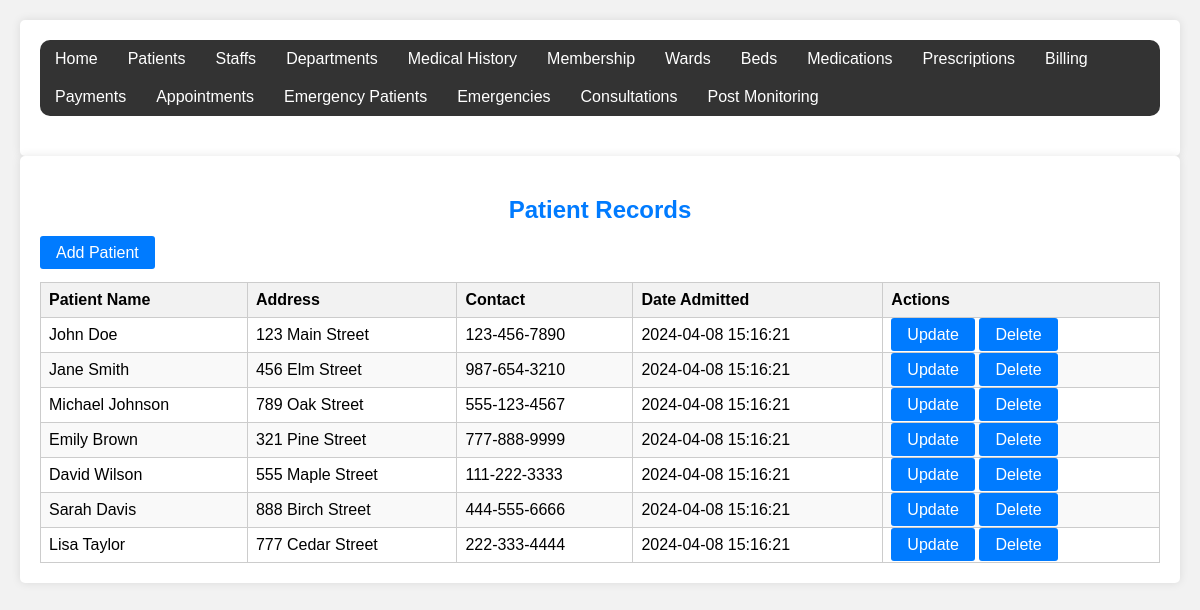
/patients/table.php, run on the app's committed database.
### tables this page shows
CREATE TABLE Patients (
     patient_id INT AUTO_INCREMENT PRIMARY KEY,
    patient_name VARCHAR(100) NOT NULL,
    address VARCHAR(200),
    contact VARCHAR(20),
    datetime_added DATETIME DEFAULT CURRENT_TIMESTAMP,
    UNIQUE KEY (patient_id, contact) 
);

### patients/table.php (the view, shortened to what this page needs)
<!DOCTYPE html>
<html lang="en">
<head>
</head>
<body>
<div class="container">
    <div class="custom-navbar">
        <?php
        $pages = array(
            "Home" => "../layout/admin_dashboard.php",
            "Patients" => "../patients/table.php",
            "Staffs" => "../staff_members/table.php",
            "Departments" => "../department/table.php",
            "Medical History" => "../medical_history/table.php",
            "Membership" => "../patient membership/table.php",
            "Wards" => "../ward/table.php",
            "Beds" => "../beds/table.php",
            "Medications" => "../medications/table.php",
            "Prescriptions" => "../prescriptions/table.php",
            "Billing" => "../billings/table.php",
            "Payments" => "../payment/table.php",
            "Appointments" => "../Appointments/table.php",
            "Emergency Patients" => "../emergency_patients/table.php",
            "Emergencies" => "../Emergencies/table.php",
            "Consultations" => "../consultations/table.php",
            "Post Monitoring" => "../post_service_monitoring/table.php"
        );
        foreach ($pages as $pageTitle => $pageURL) {
            echo "<a href='$pageURL'>$pageTitle</a>";
        }
        ?>
    </div>
</div>
</body>
</html>
<?php
$servername = "localhost";
$username = "root";
$password = "norah#@$&";
$database = "Jamii1_hospital";
$conn = new mysqli($servername, $username, $password, $database);
?>
<!DOCTYPE html>
<html>
<head>
</head>
<body>
    <div class="container">
        <h2>Patient Records</h2>
        <a href="form.php" class="simple-button mb-3">Add Patient</a>
        <?php
        $sql = "SELECT * FROM patients";
        $result = $conn->query($sql);
        ?>
        <table>
            <thead>
                <tr>
                    <th>Patient Name</th>
                    <th>Address</th>
                    <th>Contact</th>
                    <th>Date Admitted</th>
                    <th>Actions</th>
                </tr>
            </thead>
            <tbody>
                <?php
                if ($result->num_rows > 0) {
                    while ($row = $result->fetch_assoc()) {
                        ?>
                        <tr>
                            <td><?php echo $row["patient_name"]; ?></td>
                            <td><?php echo $row["address"]; ?></td>
                            <td><?php echo $row["contact"]; ?></td>
                            <td><?php echo $row["datetime_added"]; ?></td>
                            <td>
                                <a href="update.php?patient_id=<?php echo $row["patient_id"]; ?>" class="simple-button">Update</a>
                                <a href="delete.php?patient_id=<?php echo $row["patient_id"]; ?>" class="simple-button" onclick="return confirm('Are you sure you want to delete this record?')">Delete</a>
                            </td>
                        </tr>
                        <?php
                    }
                } else {
                    ?>
                    <tr>
                        <td colspan="5" class="text-center">No records found.</td>
                    </tr>
                    <?php
                }
                ?>
            </tbody>
        </table>
    </div>
</body>
</html>

### patients/table.php (style rules this page uses)
body, h1, p { margin: 0; padding: 0; }
.custom-navbar { background-color: #333; border-radius: 10px; margin-bottom: 20px; overflow: hidden; }
.custom-navbar a { float: left; display: block; color: white; text-align: center; padding: 10px 15px; text-decoration: none; transition: background-color 0.3s ease; }
body { font-family: Arial, sans-serif; background-color: #f2f2f2; padding: 20px; }
.container { background-color: #fff; padding: 20px; border-radius: 5px; box-shadow: 0 0 10px rgba(0, 0, 0, 0.1); max-width: 1200px; margin: 0 auto; }
h2 { color: #007bff; text-align: center; margin-bottom: 20px; }
table { width: 100%; border-collapse: collapse; margin-top: 20px; }
th, td { border: 1px solid #ccc; padding: 8px; text-align: left; }
th { background-color: #f2f2f2; }
tr:nth-child(even) { background-color: #f9f9f9; }
.simple-button { background-color: #007bff; color: white; border: none; padding: 8px 16px; border-radius: 3px; cursor: pointer; transition: background-color 0.3s; text-decoration: none; }

### data on the page
patients: patient_name "John Doe", address "123 Main Street", contact "123-456-7890", datetime_added "2024-04-08 15:16:21"
patients: patient_name "Jane Smith", address "456 Elm Street", contact "987-654-3210", datetime_added "2024-04-08 15:16:21"
patients: patient_name "Michael Johnson", address "789 Oak Street", contact "555-123-4567", datetime_added "2024-04-08 15:16:21"
patients: patient_name "Emily Brown", address "321 Pine Street", contact "777-888-9999", datetime_added "2024-04-08 15:16:21"
patients: patient_name "David Wilson", address "555 Maple Street", contact "111-222-3333", datetime_added "2024-04-08 15:16:21"
patients: patient_name "Sarah Davis", address "888 Birch Street", contact "444-555-6666", datetime_added "2024-04-08 15:16:21"
patients: patient_name "Lisa Taylor", address "777 Cedar Street", contact "222-333-4444", datetime_added "2024-04-08 15:16:21"

### other printed values
$pageTitle "Home"
$pageTitle "Patients"
$pageTitle "Staffs"
$pageTitle "Departments"
$pageTitle "Medical History"
$pageTitle "Membership"
$pageTitle "Wards"
$pageTitle "Beds"
$pageTitle "Medications"
$pageTitle "Prescriptions"
$pageTitle "Billing"
$pageTitle "Payments"
$pageTitle "Appointments"
$pageTitle "Emergency Patients"
$pageTitle "Emergencies"
